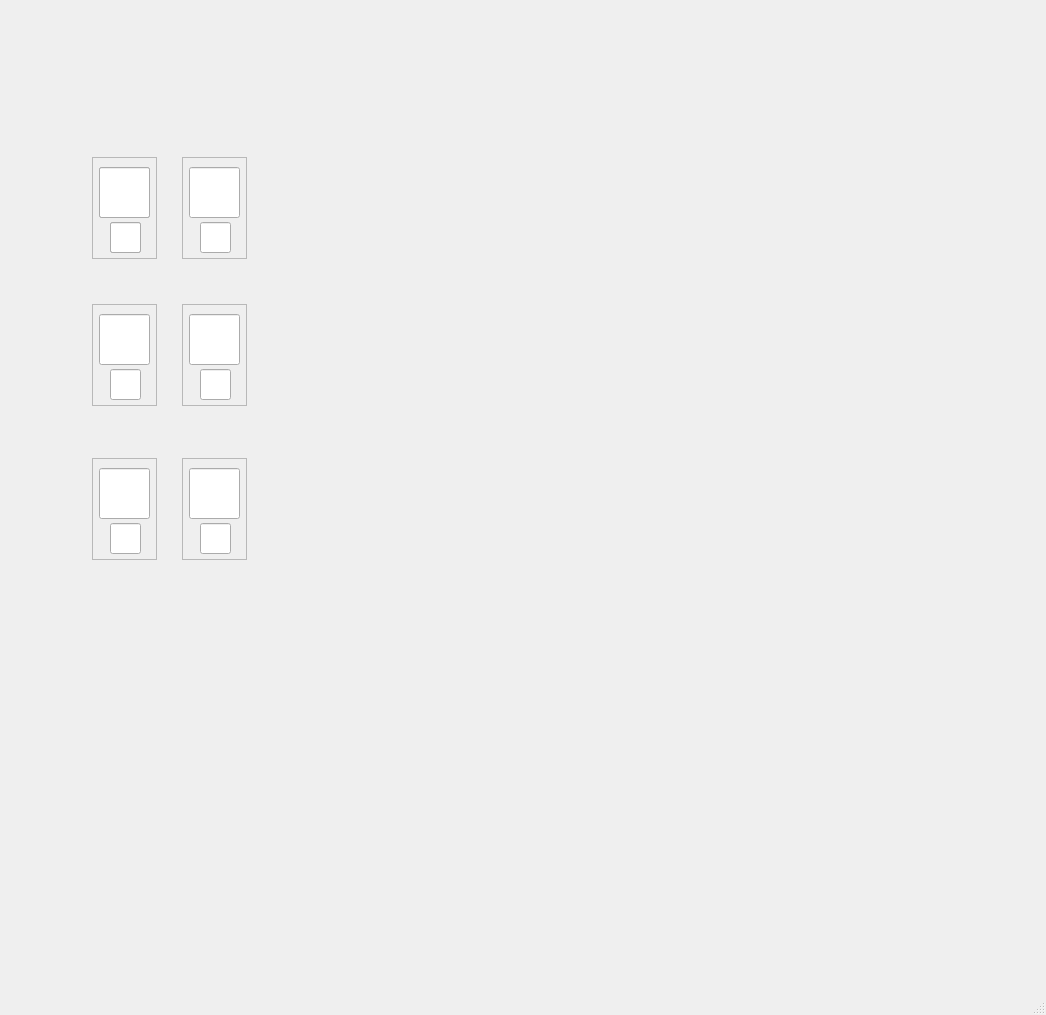
<?xml version="1.0" encoding="UTF-8"?>
<ui version="4.0">
 <class>MainWindow</class>
 <widget class="QMainWindow" name="MainWindow">
  <property name="geometry">
   <rect>
    <x>0</x>
    <y>0</y>
    <width>1046</width>
    <height>1015</height>
   </rect>
  </property>
  <property name="windowTitle">
   <string>MainWindow</string>
  </property>
  <widget class="QWidget" name="centralwidget">
   <widget class="QWidget" name="horizontalLayoutWidget">
    <property name="geometry">
     <rect>
      <x>70</x>
      <y>110</y>
      <width>271</width>
      <height>511</height>
     </rect>
    </property>
    <layout class="QHBoxLayout" name="horizontalLayout">
     <item>
      <widget class="QWidget" name="statWidget" native="true">
       <widget class="QWidget" name="statWidget_2" native="true">
        <property name="geometry">
         <rect>
          <x>10</x>
          <y>10</y>
          <width>91</width>
          <height>451</height>
         </rect>
        </property>
        <widget class="QLabel" name="statLabel_4">
         <property name="geometry">
          <rect>
           <x>0</x>
           <y>0</y>
           <width>101</width>
           <height>151</height>
          </rect>
         </property>
         <property name="text">
          <string/>
         </property>
         <property name="pixmap">
          <pixmap>strengthPixmap5.tga</pixmap>
         </property>
        </widget>
        <widget class="QFrame" name="frame_4">
         <property name="geometry">
          <rect>
           <x>12</x>
           <y>37</y>
           <width>65</width>
           <height>102</height>
          </rect>
         </property>
         <property name="frameShape">
          <enum>QFrame::StyledPanel</enum>
         </property>
         <property name="frameShadow">
          <enum>QFrame::Sunken</enum>
         </property>
         <widget class="QLineEdit" name="statLineEdit_4">
          <property name="geometry">
           <rect>
            <x>7</x>
            <y>10</y>
            <width>51</width>
            <height>51</height>
           </rect>
          </property>
         </widget>
         <widget class="QLineEdit" name="statModLineEdit_4">
          <property name="geometry">
           <rect>
            <x>18</x>
            <y>65</y>
            <width>31</width>
            <height>31</height>
           </rect>
          </property>
         </widget>
        </widget>
        <widget class="QLabel" name="statLabel_5">
         <property name="geometry">
          <rect>
           <x>0</x>
           <y>150</y>
           <width>101</width>
           <height>151</height>
          </rect>
         </property>
         <property name="text">
          <string/>
         </property>
         <property name="pixmap">
          <pixmap>strengthPixmap5.tga</pixmap>
         </property>
        </widget>
        <widget class="QLabel" name="statLabel_6">
         <property name="geometry">
          <rect>
           <x>0</x>
           <y>300</y>
           <width>101</width>
           <height>151</height>
          </rect>
         </property>
         <property name="text">
          <string/>
         </property>
         <property name="pixmap">
          <pixmap>strengthPixmap5.tga</pixmap>
         </property>
        </widget>
        <widget class="QFrame" name="frame_5">
         <property name="geometry">
          <rect>
           <x>12</x>
           <y>184</y>
           <width>65</width>
           <height>102</height>
          </rect>
         </property>
         <property name="frameShape">
          <enum>QFrame::StyledPanel</enum>
         </property>
         <property name="frameShadow">
          <enum>QFrame::Sunken</enum>
         </property>
         <widget class="QLineEdit" name="statLineEdit_5">
          <property name="geometry">
           <rect>
            <x>7</x>
            <y>10</y>
            <width>51</width>
            <height>51</height>
           </rect>
          </property>
         </widget>
         <widget class="QLineEdit" name="statModLineEdit_5">
          <property name="geometry">
           <rect>
            <x>18</x>
            <y>65</y>
            <width>31</width>
            <height>31</height>
           </rect>
          </property>
         </widget>
        </widget>
        <widget class="QFrame" name="frame_6">
         <property name="geometry">
          <rect>
           <x>12</x>
           <y>338</y>
           <width>65</width>
           <height>102</height>
          </rect>
         </property>
         <property name="frameShape">
          <enum>QFrame::StyledPanel</enum>
         </property>
         <property name="frameShadow">
          <enum>QFrame::Sunken</enum>
         </property>
         <widget class="QLineEdit" name="statLineEdit_6">
          <property name="geometry">
           <rect>
            <x>7</x>
            <y>10</y>
            <width>51</width>
            <height>51</height>
           </rect>
          </property>
         </widget>
         <widget class="QLineEdit" name="statModLineEdit_6">
          <property name="geometry">
           <rect>
            <x>18</x>
            <y>65</y>
            <width>31</width>
            <height>31</height>
           </rect>
          </property>
         </widget>
        </widget>
        <widget class="QFrame" name="frame_13">
         <property name="geometry">
          <rect>
           <x>12</x>
           <y>37</y>
           <width>65</width>
           <height>102</height>
          </rect>
         </property>
         <property name="frameShape">
          <enum>QFrame::StyledPanel</enum>
         </property>
         <property name="frameShadow">
          <enum>QFrame::Sunken</enum>
         </property>
         <widget class="QLineEdit" name="statLineEdit_13">
          <property name="geometry">
           <rect>
            <x>7</x>
            <y>10</y>
            <width>51</width>
            <height>51</height>
           </rect>
          </property>
         </widget>
         <widget class="QLineEdit" name="statModLineEdit_13">
          <property name="geometry">
           <rect>
            <x>18</x>
            <y>65</y>
            <width>31</width>
            <height>31</height>
           </rect>
          </property>
         </widget>
        </widget>
       </widget>
       <widget class="QWidget" name="statWidget_3" native="true">
        <property name="geometry">
         <rect>
          <x>100</x>
          <y>10</y>
          <width>91</width>
          <height>451</height>
         </rect>
        </property>
        <widget class="QLabel" name="statLabel_10">
         <property name="geometry">
          <rect>
           <x>0</x>
           <y>0</y>
           <width>101</width>
           <height>151</height>
          </rect>
         </property>
         <property name="text">
          <string/>
         </property>
         <property name="pixmap">
          <pixmap>strengthPixmap5.tga</pixmap>
         </property>
        </widget>
        <widget class="QFrame" name="frame_10">
         <property name="geometry">
          <rect>
           <x>12</x>
           <y>37</y>
           <width>65</width>
           <height>102</height>
          </rect>
         </property>
         <property name="frameShape">
          <enum>QFrame::StyledPanel</enum>
         </property>
         <property name="frameShadow">
          <enum>QFrame::Sunken</enum>
         </property>
         <widget class="QLineEdit" name="statLineEdit_10">
          <property name="geometry">
           <rect>
            <x>7</x>
            <y>10</y>
            <width>51</width>
            <height>51</height>
           </rect>
          </property>
         </widget>
         <widget class="QLineEdit" name="statModLineEdit_10">
          <property name="geometry">
           <rect>
            <x>18</x>
            <y>65</y>
            <width>31</width>
            <height>31</height>
           </rect>
          </property>
         </widget>
        </widget>
        <widget class="QLabel" name="statLabel_11">
         <property name="geometry">
          <rect>
           <x>0</x>
           <y>150</y>
           <width>101</width>
           <height>151</height>
          </rect>
         </property>
         <property name="text">
          <string/>
         </property>
         <property name="pixmap">
          <pixmap>strengthPixmap5.tga</pixmap>
         </property>
        </widget>
        <widget class="QLabel" name="statLabel_12">
         <property name="geometry">
          <rect>
           <x>0</x>
           <y>300</y>
           <width>101</width>
           <height>151</height>
          </rect>
         </property>
         <property name="text">
          <string/>
         </property>
         <property name="pixmap">
          <pixmap>strengthPixmap5.tga</pixmap>
         </property>
        </widget>
        <widget class="QFrame" name="frame_11">
         <property name="geometry">
          <rect>
           <x>12</x>
           <y>184</y>
           <width>65</width>
           <height>102</height>
          </rect>
         </property>
         <property name="frameShape">
          <enum>QFrame::StyledPanel</enum>
         </property>
         <property name="frameShadow">
          <enum>QFrame::Sunken</enum>
         </property>
         <widget class="QLineEdit" name="statLineEdit_11">
          <property name="geometry">
           <rect>
            <x>7</x>
            <y>10</y>
            <width>51</width>
            <height>51</height>
           </rect>
          </property>
         </widget>
         <widget class="QLineEdit" name="statModLineEdit_11">
          <property name="geometry">
           <rect>
            <x>18</x>
            <y>65</y>
            <width>31</width>
            <height>31</height>
           </rect>
          </property>
         </widget>
        </widget>
        <widget class="QFrame" name="frame_12">
         <property name="geometry">
          <rect>
           <x>12</x>
           <y>338</y>
           <width>65</width>
           <height>102</height>
          </rect>
         </property>
         <property name="frameShape">
          <enum>QFrame::StyledPanel</enum>
         </property>
         <property name="frameShadow">
          <enum>QFrame::Sunken</enum>
         </property>
         <widget class="QLineEdit" name="statLineEdit_12">
          <property name="geometry">
           <rect>
            <x>7</x>
            <y>10</y>
            <width>51</width>
            <height>51</height>
           </rect>
          </property>
         </widget>
         <widget class="QLineEdit" name="statModLineEdit_12">
          <property name="geometry">
           <rect>
            <x>18</x>
            <y>65</y>
            <width>31</width>
            <height>31</height>
           </rect>
          </property>
         </widget>
        </widget>
       </widget>
      </widget>
     </item>
    </layout>
   </widget>
  </widget>
  <widget class="QMenuBar" name="menubar">
   <property name="geometry">
    <rect>
     <x>0</x>
     <y>0</y>
     <width>1046</width>
     <height>21</height>
    </rect>
   </property>
  </widget>
  <widget class="QStatusBar" name="statusbar"/>
 </widget>
 <resources/>
 <connections/>
</ui>
